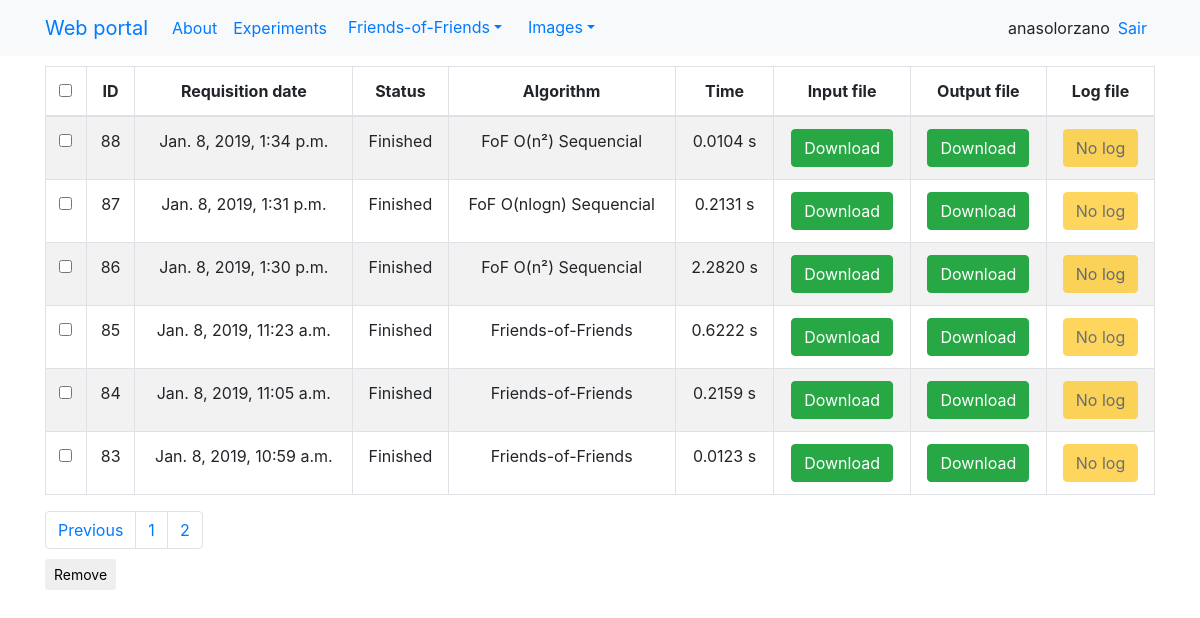
/experiments/?page=0 (signed in), run on the app's committed database.
### resulttable/models.py (models this page shows)
class Execution(models.Model):
    request_by = models.ForeignKey(UsuarioFriends, models.PROTECT)
    date_requisition = models.DateTimeField(
        'date_requisition',
        auto_now_add=True)
    status = models.IntegerField(default=1)
    algorithm = models.TextField(null=True, blank=True)
    inputFile = models.FileField(upload_to=user_directory_path_in, null=True)
    outputFile = models.FileField(upload_to=user_directory_path_out, null=True)
    logFile = models.FileField(upload_to=user_directory_path_log, null=True)
    time = models.FloatField(default=-1)
    class Meta:
        managed = True
        db_table = 'execution'

### webfriends/views.py (the view)
# urls.py: path('experiments/', views.table, name="experiments"),
def table(request):
    title = "Welcome %s" % request.user
    executionList = Execution.objects.filter( # Corrigir a lista de execução
        request_by__usuario__id=request.user.id).order_by('-id')
    try:
        UserProf = UsuarioFriends.objects.get(usuario__id=request.user.id)
    except:
        print("Erro. Criando novo userProf")
        user = User.objects.get(id=request.user.id)
        UserProf = UsuarioFriends(usuario=user)
        UserProf.save()
        os.mkdir('./users/user_' + str(request.user.id))
    paginator = Paginator(executionList, UserProf.resultsPerPage)
    page = request.GET.get('page')
    if page is None:
        page = 1
    try:
        executions = paginator.page(page)
    except PageNotAnInteger:
        executions = paginator.page(1)
    except EmptyPage:
        executions = paginator.page(paginator.num_pages)  # da pra tratar
    if paginator.count == 0:
        data = None
    else:
        data = executions
    pageI = paginate(page, paginator)
    context = {
        "title": title,
        "data": data,
        "pagesIndex": pageI,
    }
    return render(request, "home.html", context)

### webfriends/paginator.py (called while the page is built)
def paginate(page, paginator):
    pagesIndex = {}
    pagesIndex[2] = int(page)
    if int(page) == 1:
        pagesIndex[1] = int(0)
        pagesIndex[0] = 0
    if int(page) == 2:
        pagesIndex[1] = 1
        pagesIndex[0] = 0
    if paginator.num_pages - int(page) > 1:
        pagesIndex[3] = int(page) + 1
        pagesIndex[4] = int(page) + 2
        pagesIndex[0] = int(page) - 2
        pagesIndex[1] = int(page) - 1
    if paginator.num_pages - int(page) == 1:
        pagesIndex[3] = int(page) + 1
        pagesIndex[4] = 0
        pagesIndex[0] = int(page) - 2
        pagesIndex[1] = int(page) - 1
    if paginator.num_pages - int(page) == 0:
        pagesIndex[3] = 0
        pagesIndex[4] = 0
        pagesIndex[0] = int(page) - 2
        pagesIndex[1] = int(page) - 1
    return pagesIndex

### templates/home.html (shortened to what this page needs)
{% extends "base.html" %}
{% load crispy_forms_tags %}
{% load static %}
{% block content %}
<div class="row">
  {% if data != None %}
  <div class = "col-sm-12 col-md-12 text-center">
    <table class="table table-striped table-bordered">
      <thead>
        <tr>
          <th><input id="checkHeader" type="checkbox" value=""></th>
          <th>ID</th>
          <th data-align="center">Requisition date</th>
          <th data-align="center">Status</th>
          <th>Algorithm</th>
          <th>Time</th>
          <th>Input file</th>
          <th>Output file</th>
          <th>Log file</th>
        </tr>
      </thead>
      <tbody id="tableExp">
        {% for exp in data %}
        <tr>
          <td><input type="checkbox" value="{{exp.id}}"></td>
          <td>{{exp.id}}</td>
          <td>{{exp.date_requisition}}</td>
          <td>
            {% if exp.status == 1 %}
            Waiting
            {% else %}
            {% if exp.status == 2 %}
            Running
            {% else %}
            {% if exp.status == 3 %}
            Finished
            {% endif %}
            {% endif %}
            {% endif %}
          </td>
          <td>{{exp.algorithm}}</td>
          <td>
            {% if exp.time == -1 %}
              -
            {% else %}
              {{exp.time|floatformat:-4}} s
            {% endif %}
          </td>
          <td>
            {% if exp.inputFile%}
            <a  href="{% url 'downloadInputFile'%}?id={{exp.id}}"><button type="button" class="btn btn-success">Download</button></a>
            {% else %}
            <button type="button" class="btn btn-warning disabled">No input</button>
            {% endif %}
          </td>
          <td>
            {% if exp.outputFile%}
            <a  href="{% url 'downloadOutputFile'%}?id={{exp.id}}"><button type="button" class="btn btn-success">Download</button></a>
            {% else %}
            <button type="button" class="btn btn-warning disabled">No results</button>
            {% endif %}
          </td>
          <td>
            {% if exp.logFile %}
              <a  href="{% url 'downloadLogFile'%}?id={{exp.id}}"><button type="button" class="btn btn-success">Download</button></a>
            {% else %}
              <button type="button" class="btn btn-warning disabled">No log</button>
            {% endif %}
          </td>
        </tr>
        {% endfor %}
      </tbody>
    </table>
  </div>
  {% endif %}
</div>
      <div style="padding-bottom:10px" >
      <ul class="nav navbar-nav navbar-right">
        <ul class="pagination no-margin pull-right">
          {% if data.has_previous %}
            <li class="page-item"><a class="page-link" href="?page={{ data.previous_page_number }}">Previous</a></li>
          {% endif %}
          {% for page, value in pagesIndex.items %}
            {% if value > 0 %}
              <li class="page-item"><a class="page-link" href="?page={{value}}">{{value}}</a></li>
            {% endif %}
          {% endfor %}
        </ul>
      </ul>
    </div>
    <form id="formRemove" method='POST' action='{% url 'expRemove' %}' enctype="multipart/form-data">
      <input type="submit" id="btExcluir" class="btn btn-default btn-sm" value="Remove">
    </form>
{% endblock %}

### templates/navbar.html (shortened to what this page needs)
<nav class="navbar navbar-expand-lg bg-light">
  <div class="container">
    <div class="navbar-header">
      <a class="navbar-brand" href="{% url 'home' %}">Web portal</a>
    </div>
    <div id="navbar" class="navbar-collapse collapse">
      <ul class="navbar-nav mr-auto">
	  <li class="nav-item">
	  <a class="nav-link" href="{% url 'about' %}">About</a>
	  {% if request.user.is_authenticated %}
	  <li class="nav-item">
	  <a class="nav-link" href="{% url 'experiments' %}">Experiments</a>
		<li class="nav-item">
		  <div class="dropdown">
			<button class="btn btn-link dropdown-toggle" type="button" id="dropdownMenuButton" data-toggle="dropdown" aria-haspopup="true" aria-expanded="false">Friends-of-Friends</button>
		 </div>
	<li class="nav-item">
	  <div class="dropdown">
	    <button class="btn btn-link dropdown-toggle" type="button" id="dropdownMenuButton" data-toggle="dropdown" aria-haspopup="true" aria-expanded="false">Images</button>
	  </div>
	  {% endif %}
      </ul>
      <ul class="navbar-nav ml-auto">
	{% if request.user.is_authenticated %}
	<li class="nav-item mr-sm-2">
	  <a>{{user}}</a>
	<li class="nav-item mr-sm-2">
	  <a href="{% url 'auth_logout' %}">Sair</a>
	{% else %}
	<li class="active mr-sm-2"><a href="{% url 'registration_register' %}">Sign up</a></li>
	{% endif %}
      </ul>
    </div>
  </div>
</nav>

### static/ui/cssold/footer.css (style rules this page uses)
html { position: relative; min-height: 100%; }

### data on the page
Execution: id "88", date_requisition "Jan. 8, 2019, 1:34 p.m.", status "Finished", algorithm "FoF O(n²) Sequencial", time "0.0104", shows "No log"
Execution: id "87", date_requisition "Jan. 8, 2019, 1:31 p.m.", status "Finished", algorithm "FoF O(nlogn) Sequencial", time "0.2131", shows "No log"
Execution: id "86", date_requisition "Jan. 8, 2019, 1:30 p.m.", status "Finished", algorithm "FoF O(n²) Sequencial", time "2.2820", shows "No log"
Execution: id "85", date_requisition "Jan. 8, 2019, 11:23 a.m.", status "Finished", algorithm "Friends-of-Friends", time "0.6222", shows "No log"
Execution: id "84", date_requisition "Jan. 8, 2019, 11:05 a.m.", status "Finished", algorithm "Friends-of-Friends", time "0.2159", shows "No log"
Execution: id "83", date_requisition "Jan. 8, 2019, 10:59 a.m.", status "Finished", algorithm "Friends-of-Friends", time "0.0123", shows "No log"

### other printed values
{{ user }} "anasolorzano"
{{ value }} "1" "2"
